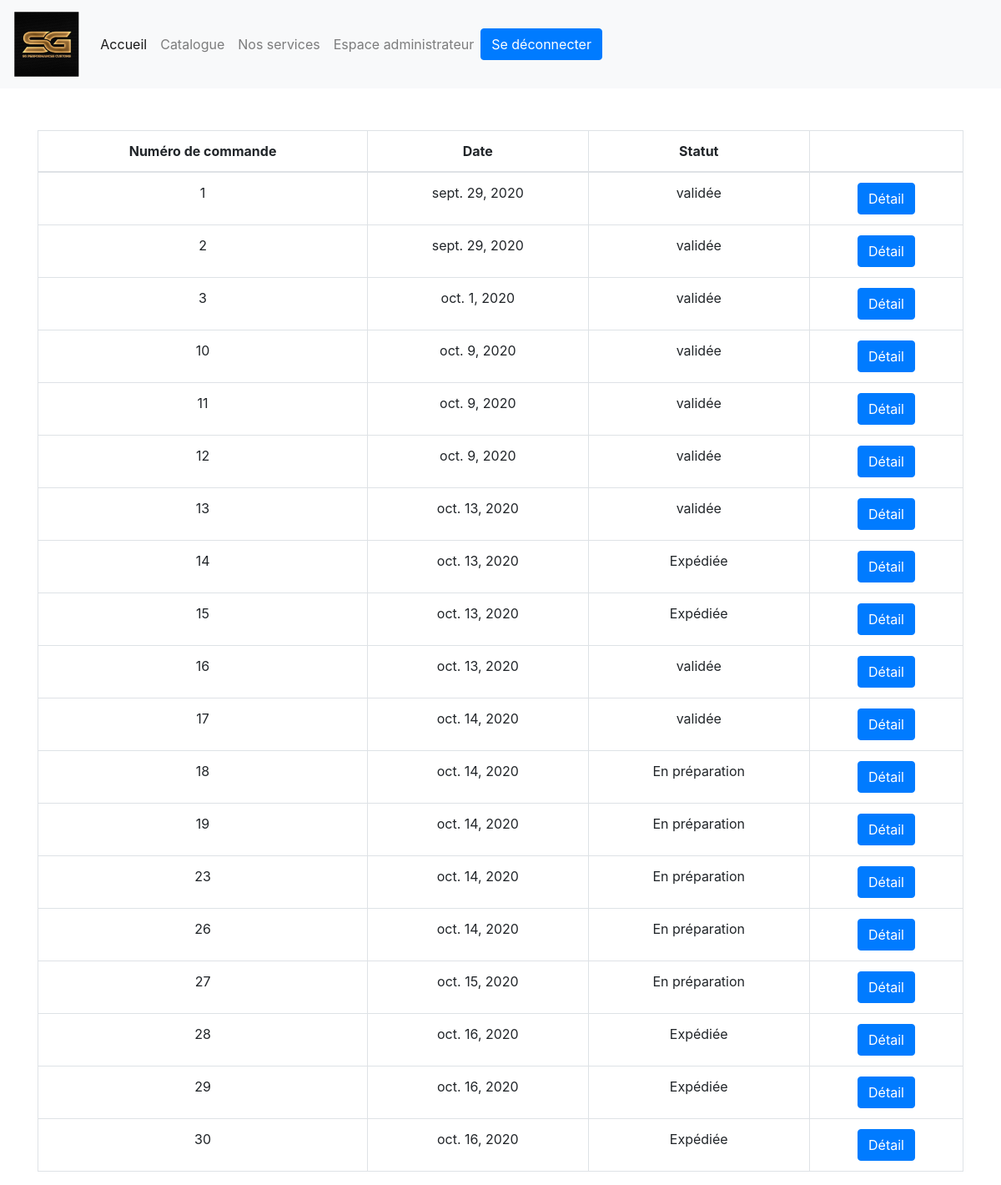
/compte/listeCommandeEspaceClient/2/ (signed in), run on the app's committed database.
### catalogue/models.py (models this page shows, shortened)
class SGPC_COMMANDE(models.Model):
    COM_UTI_ID = models.ForeignKey(SGPC_Utilisateur, on_delete=models.CASCADE)
    COM_DATE = models.DateField(auto_now_add=False)
    COM_STATUT = models.CharField(max_length=50)
    COM_NUMEROSUIVI = models.CharField(max_length=50, blank=True)
    COM_FACTURE_DATE = models.DateField(blank=True, null=True)
    COM_FACTURE_STATUT = models.CharField(max_length=50, blank=True, null=True)
    COM_FRAIS_LIVRAISON = models.DecimalField(max_digits=12,decimal_places=2,  validators=[MinValueValidator(0.01)], blank=True, null=True)
    COM_RES_ID = models.ManyToManyField('service.SGPC_RESERVATION', related_name="est_associe_a",blank=True)
    COM_PRO_ID = models.ManyToManyField(SGPC_PRODUIT, through='SGPC_ASSO_COM_PRO')

### compte/views.py (the view)
# urls.py: path('listeCommandeEspaceClient/<str:pk>/', views.listeCommandeEspaceClient, name="listeCommandeEspaceClient"),
@login_required(login_url="/login/")#inspirer de https://www.youtube.com/watch?v=eBsc65jTKvw
def listeCommandeEspaceClient(request, pk):
    commande = SGPC_COMMANDE.objects.filter(COM_UTI_ID_id=pk) # Récupération des commandes faites le client
    context = {
        'commande':commande,
    }
    return render(request, 'compte/listeCommandeEspaceClient.html', context)

### compte/templates/compte/listeCommandeEspaceClient.html (shortened to what this page needs)
<!DOCTYPE html>
<html lang="en">
<head>
    {% load static %}
    {% load bootstrap4 %}
    {% bootstrap_css %}
</head>
<body>
{% include 'nav.html' %}
    <div class="container">
    {% if nbCommande == 0 %}
        <h1>Le client n'a pas de commandes...</h1>
    {% else %}
        <div class="table-responsive-md" style="text-align: center;margin-top: 50px">
           <table class="table table-bordered">
              <thead>
                <tr>
                  <th scope="col">Numéro de commande</th>
                    <th scope="col">Date</th>
                    <th scope="col">Statut</th>
                    <th scope="col"></th>
                </tr>
              </thead>
              <tbody>
              {% for com in commande %}
                <tr>
                  <td>{{com.id }}</td>
                  <td>{{com.COM_DATE}}</td>
                  <td>{{com.COM_STATUT}}</td>
                  <td><a href="{% url 'detail_commande' com.id %}"><button class="btn btn-primary">Détail</button> </a> </td>
              {% endfor %}
              </tbody>
            </table>
        </div>
    {% endif %}
    </div>
</body>
</html>

### data on the page
SGPC_COMMANDE: id "1", COM_DATE "sept. 29, 2020", COM_STATUT "validée"
SGPC_COMMANDE: id "2", COM_DATE "sept. 29, 2020", COM_STATUT "validée"
SGPC_COMMANDE: id "3", COM_DATE "oct. 1, 2020", COM_STATUT "validée"
SGPC_COMMANDE: id "10", COM_DATE "oct. 9, 2020", COM_STATUT "validée"
SGPC_COMMANDE: id "11", COM_DATE "oct. 9, 2020", COM_STATUT "validée"
SGPC_COMMANDE: id "12", COM_DATE "oct. 9, 2020", COM_STATUT "validée"
SGPC_COMMANDE: id "13", COM_DATE "oct. 13, 2020", COM_STATUT "validée"
SGPC_COMMANDE: id "14", COM_DATE "oct. 13, 2020", COM_STATUT "Expédiée"
SGPC_COMMANDE: id "15", COM_DATE "oct. 13, 2020", COM_STATUT "Expédiée"
SGPC_COMMANDE: id "16", COM_DATE "oct. 13, 2020", COM_STATUT "validée"
SGPC_COMMANDE: id "17", COM_DATE "oct. 14, 2020", COM_STATUT "validée"
SGPC_COMMANDE: id "18", COM_DATE "oct. 14, 2020", COM_STATUT "En préparation"
SGPC_COMMANDE: id "19", COM_DATE "oct. 14, 2020", COM_STATUT "En préparation"
SGPC_COMMANDE: id "23", COM_DATE "oct. 14, 2020", COM_STATUT "En préparation"
SGPC_COMMANDE: id "26", COM_DATE "oct. 14, 2020", COM_STATUT "En préparation"
SGPC_COMMANDE: id "27", COM_DATE "oct. 15, 2020", COM_STATUT "En préparation"
SGPC_COMMANDE: id "28", COM_DATE "oct. 16, 2020", COM_STATUT "Expédiée"
SGPC_COMMANDE: id "29", COM_DATE "oct. 16, 2020", COM_STATUT "Expédiée"
SGPC_COMMANDE: id "30", COM_DATE "oct. 16, 2020", COM_STATUT "Expédiée"
